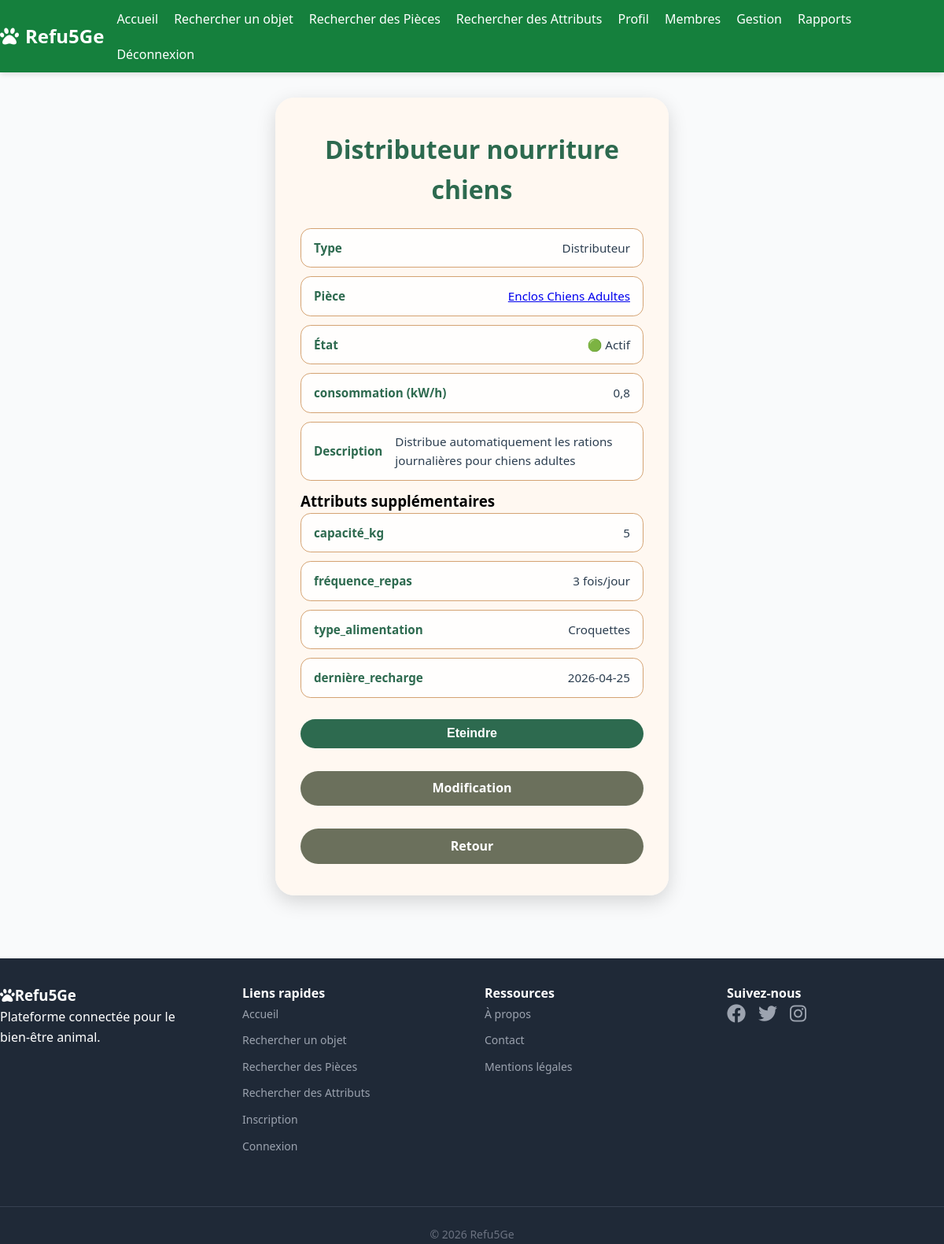
Screenshot of /gestion/items/1/ (signed in) with the database file from the repository.
### core/models.py (models this page shows, shortened)
class Device(models.Model):
    id = models.AutoField(primary_key=True)
    name = models.CharField(max_length=100)
    type = models.CharField(max_length=50)
    description = models.TextField(max_length=200)
    state = models.BooleanField(default=False)
    room = models.ForeignKey(Room, on_delete=models.CASCADE, related_name='devices')
    consumption_per_hour = models.FloatField(default=0.0, validators=[MinValueValidator(0.0)])

class Room(models.Model):
    id = models.AutoField(primary_key=True)
    name = models.CharField(max_length=100, unique=True)

class DeviceAttribute(models.Model):
    device = models.ForeignKey(Device, on_delete=models.CASCADE, related_name="attributes")
    key = models.CharField(max_length=100)
    value = models.CharField(max_length=100)

### gestion/views.py (the view)
# urls.py: path("items/<int:pk>/", views.ItemDetail.as_view(), name="item_detail"),
class ItemDetail(LoginRequiredMixin, DetailView):
    model = Device
    template_name = "gestion/item_detail.html"
    context_object_name = "item"
    def get_context_data(self, **kwargs):
        context = super().get_context_data(**kwargs)
        context["back_url"] = (
            self.request.GET.get("next")
            or self.request.META.get("HTTP_REFERER")
            or reverse("all_rooms")
        )
        return context

### templates/gestion/item_detail.html (shortened to what this page needs)
{% extends "base.html" %}
{% block body_class %}auth-page{% endblock %}
{% block content %}
<div class="auth-content">
    <div class="card">
        <h2>{{ item.name }}</h2>
        <div class="info-row"><strong>Type</strong><span>{{ item.type }}</span></div>
        <div class="info-row"><strong>Pièce</strong><span><a href="{% url 'room_detail' item.room.id %}">{{ item.room.name }}</a></span>
        </div>
        <div class="info-row"><strong>État</strong><span>{% if item.state %}🟢 Actif{% else %}🔴 Inactif{% endif %}</span>
        </div>
        <div class="info-row"><strong>consommation (kW/h)</strong><span>{{ item.consumption_per_hour }}</span></div>
        {% if item.description %}
        <div class="info-row"><strong>Description</strong><span>{{ item.description }}</span></div>
        {% endif %}
        <h3 class="mt-4 mb-2">Attributs supplémentaires</h3>
        {% for attr in item.attributes.all %}
        <div class="info-row"><strong>{{ attr.key }}</strong><span>{{ attr.value }}</span></div>
        {% empty %}
        <p class="text-gray-500">Aucun attribut supplémentaire.</p>
        {% endfor %}
        <div class="btn-column mt-4">
            <form method="post" action="{% url 'toggle_device' item.id %}">
                <button type="submit" class="btn btn-primary btn-full">
                    {% if item.state %}Eteindre{% else %}Allumer{% endif %}
                </button>
            </form>
            <a href="{% url 'edit_object' 'Device' item.id %}?next={{ request.get_full_path|urlencode }}"
               class="btn btn-secondary btn-full">Modification</a>
            <a href="{% url 'room_detail' item.room.id %}" class="btn btn-secondary btn-full">Retour</a>
        </div>
    </div>
</div>
{% endblock %}

### static/css/styles.css (style rules this page uses)
:root { --green-primary: #16a34a; --green-dark: #15803d; --gray-bg: #f9fafb; --white: #ffffff; --amber: #b45f2a; --cream: #fef7e0; --text-dark: #421f1f; --green-main: #2d6a4f; }
*, *::before, *::after { box-sizing: border-box; margin: 0; padding: 0; }
html, body { font-family: 'Segoe UI', system-ui, sans-serif; line-height: 1.6; background-color: var(--gray-bg); }
body { display: flex; flex-direction: column; min-height: 100vh; }
a, button { transition: all 0.2s ease-in-out; }
.auth-page { background-image: url('https://images.unsplash.com/photo-1548199973-03cce0bbc87b?ixlib=rb-4.0.3&auto=format&fit=crop&w=1350&q=80'); background-size: cover; background-position: center; background-attachment: fixed; }
.auth-content { display: flex; align-items: center; justify-content: center; min-height: calc(100vh - 200px); padding: 2rem 1rem; }
.card { background-color: rgba(255, 248, 240, 0.92); max-width: 500px; width: 100%; padding: 2.5rem 2rem; border-radius: 1.5rem; box-shadow: 0 8px 25px rgba(0, 0, 0, 0.15); margin: 0 auto; }
.card h2 { text-align: center; font-size: 2rem; font-weight: 700; color: #2d6a4f; margin-bottom: 1.5rem; }
.info-row { background: rgba(255, 255, 255, 0.85); border: 1px solid #d4a373; border-radius: 0.8rem; padding: 0.75rem 1rem; margin-bottom: 0.7rem; display: flex; justify-content: space-between; align-items: center; font-size: 0.95rem; color: #2c3e50; }
.info-row strong { color: #2d6a4f; font-weight: 600; white-space: nowrap; margin-right: 1rem; }
.btn { display: inline-block; padding: 0.6rem 1.5rem; border-radius: 999px; font-weight: 700; text-decoration: none; transition: background 0.3s, transform 0.2s; font-size: 1rem; cursor: pointer; border: none; text-align: center; }
.btn-primary { background: #2d6a4f; color: white; }
.btn-secondary { background: #6b705c; color: white; }
.btn-full { width: 100%; display: block; margin-top: 1rem; }
.btn-column { display: flex; flex-direction: column; gap: 0.8rem; }

### rows the page displays
Device: name "Distributeur nourriture chiens", type "Distributeur", room.name "Enclos Chiens Adultes", consumption_per_hour "0,8", description "Distribue automatiquement les rations journalières pour chiens adultes"
DeviceAttribute: key "capacité_kg", value "5"
DeviceAttribute: key "fréquence_repas", value "3 fois/jour"
DeviceAttribute: key "type_alimentation", value "Croquettes"
DeviceAttribute: key "dernière_recharge", value "2026-04-25"
